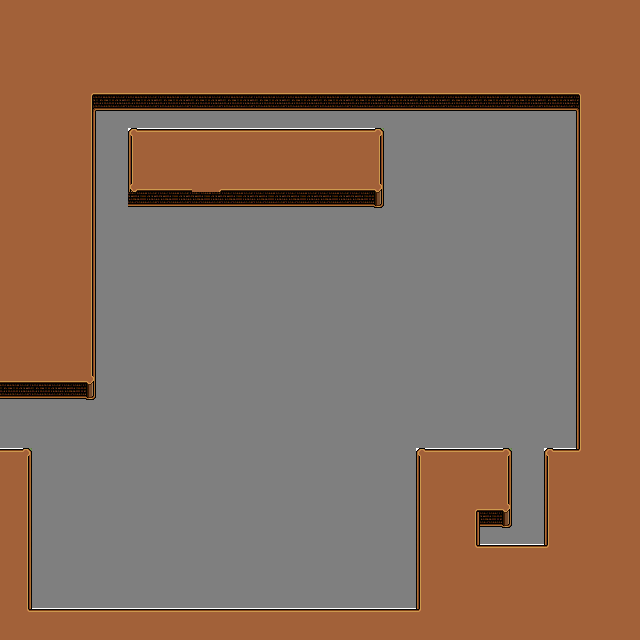

The image is a tile-based game level rendered from a .tmx file. Its description and source (layers, tilesets, objects; grid data summarised) follow:
An orthogonal 20x20 tile map with 32x32 px tiles, 1 tile layer (Tile Layer 1), 2 tilesets and 18 objects (2x testmap_door, testmap_pSwitch1).

<map version="1.0" orientation="orthogonal" renderorder="right-down" width="20" height="20" tilewidth="32" tileheight="32">
 <tileset firstgid="1" name="Grass" tilewidth="32" tileheight="32">
  <image source="grass-tiles-2-small.png" trans="ff00ff" width="384" height="192" />
 </tileset>
 <tileset firstgid="73" name="pcon" tilewidth="32" tileheight="32">
  <image source="../../pcon.png" trans="ff00ff" width="832" height="768" />
 </tileset>
 <layer name="Tile Layer 1" width="20" height="20">
  <data>[400 cells, 400 non-empty, 35 distinct tile ids]</data>
 </layer>
 <objectgroup name="Wall">
  <properties>
   <property name="wall" value="true" />
  </properties>
  <object x="416" y="448" width="96" height="64" />
  <object x="416" y="544" width="128" height="64" />
  <object x="544" y="448" width="96" height="160" />
  <object x="576" y="96" width="64" height="352" />
  <object x="0" y="0" width="640" height="96" />
  <object x="0" y="96" width="96" height="288" />
  <object x="0" y="448" width="32" height="192" />
  <object x="32" y="608" width="608" height="32" />
  <object x="128" y="128" width="256" height="64" />
  <object x="416" y="512" width="64" height="32" />
 </objectgroup>
 <objectgroup name="Enemies" />
 <objectgroup name="pSwitch">
  <object name="testmap_pSwitch1" x="128" y="416" width="32" height="32">
   <properties>
    <property name="broadcast" value="testmap_door" />
   </properties>
  </object>
  <object x="96" y="320" width="32" height="32" />
  <object x="128" y="352" width="32" height="32" />
  <object x="96" y="384" width="32" height="32" />
  <object x="64" y="416" width="32" height="32" />
  <object x="32" y="384" width="32" height="32" />
 </objectgroup>
 <objectgroup name="Door">
  <object name="testmap_door" x="0" y="384" width="32" height="32">
   <properties>
    <property name="isOpen" value="true" />
   </properties>
  </object>
  <object name="testmap_door" x="0" y="416" width="32" height="32">
   <properties>
    <property name="isOpen" value="true" />
   </properties>
  </object>
 </objectgroup>
</map>
